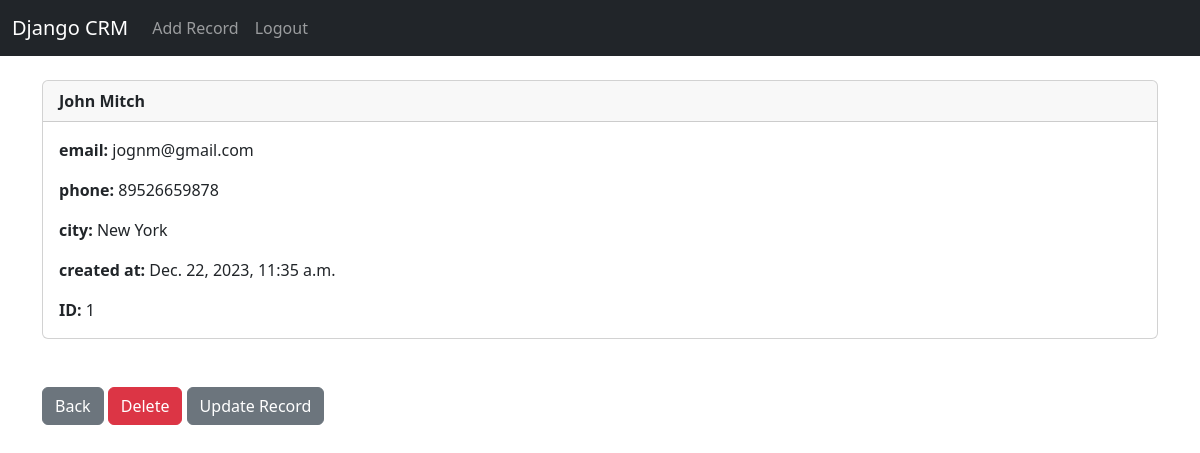
The page /record/1 (signed in) on the database its author committed.
### website/models.py (models this page shows, shortened)
class Record(models.Model):
    created_at = models.DateTimeField(auto_now_add=True)
    first_name = models.CharField(max_length = 50)
    last_name = models.CharField(max_length = 50)
    email = models.CharField(max_length = 100)
    phone = models.CharField(max_length = 15)
    city = models.CharField(max_length = 50)

### website/views.py (the view)
# urls.py: path('record/<int:pk>', views.customer_record, name='record'),
def customer_record(request, pk):
    if request.user.is_authenticated:
        customer_record = Record.objects.get(id=pk) #getting a single obj
        return render(request, 'record.html', {'customer_record': customer_record})
    else:
        messages.success(request, 'You must be logged in to view that page')
        return redirect('home')

### website/templates/record.html
{% extends 'base.html' %}
{% block content %}
<div class="card">
  <div class="card-header"><strong>
    	{{ customer_record.first_name }}
		{{ customer_record.last_name }}</strong>
  </div>
  <div class="card-body">
<p class="card-text">
<strong>email: </strong>{{ customer_record.email }}</p>
<p class="card-text">
<strong>phone: </strong>{{ customer_record.phone }}
</p>
<p class="card-text">
<strong>city: </strong>{{ customer_record.city }}</p>
<p class="card-text">
<strong>created at: </strong>{{ customer_record.created_at }}</p>
<p class="card-text">
<strong>ID: </strong>{{ customer_record.id }}</p>
  </div>
</div>
<br/><br/>
<a href="{% url 'home' %}" class="btn btn-secondary">Back</a>
<a href="{% url 'delete_record' customer_record.id %}" class="btn btn-danger">Delete</a>
<a href="{% url 'update_record' customer_record.id %}" class="btn btn-secondary">Update Record</a>
{% endblock %}

### rows shown on the page
Record: first_name "John", last_name "Mitch", email "jognm@gmail.com", phone "89526659878", city "New York", created_at "Dec. 22, 2023, 11:35 a.m.", id "1"
